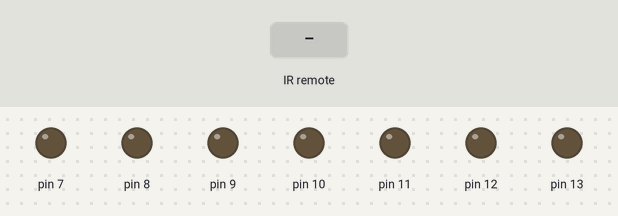
The sketch below on a simulated Arduino Uno, built with avr-gcc and run on an emulated ATmega328P. Parts: output pins drawn as LEDs (lit = HIGH). The inputs (shaded band) are chosen by the test bench.

Above: at 1.2 s.
1.3 s: infrared code 0xF377C5B7 received
At 2.5 s:
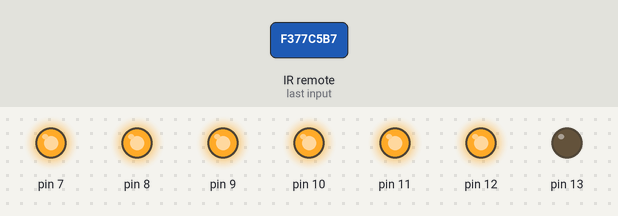
2.8 s: infrared code 0x305D6FF received
At 3.7 s:
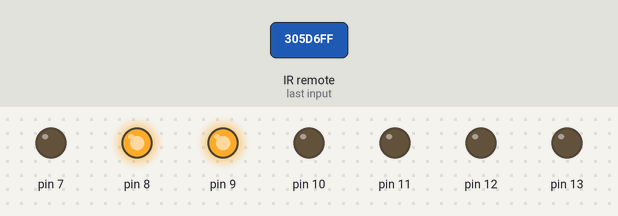
4.3 s: infrared code 0x8AB3679B received
At 4.9 s:
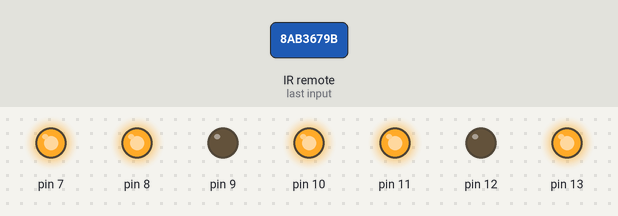
5.8 s: infrared code 0xFF9186B7 received
At 7.0 s:
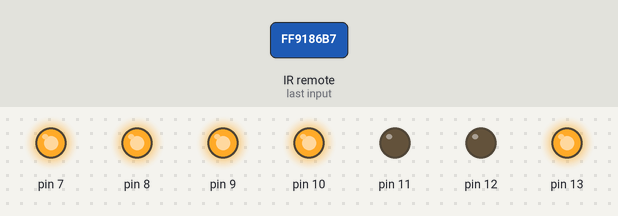
7.3 s: infrared code 0xA23C94BF received
At 8.3 s:
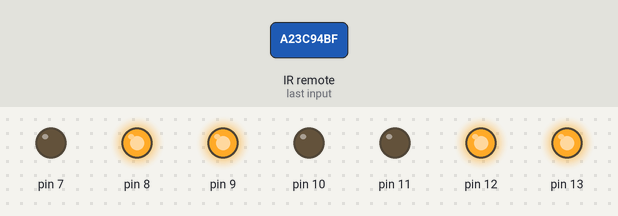
8.8 s: infrared code 0xE721C0DB received
At 9.5 s:
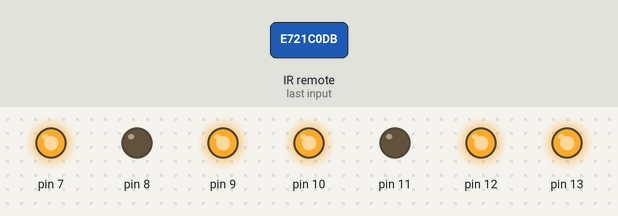
Timing chart, 0 to 11.3 s (numbered marks = the images above; inputs shaded):
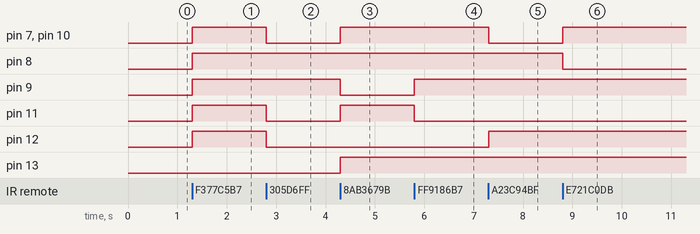

The sketch:

7_segment_IRremote.ino
```cpp
// (licence header left out)
#include <IRremote.h>

int RECV_PIN = A0;
IRrecv irrecv(RECV_PIN);
decode_results result;

void setup()
{
  irrecv.enableIRIn(); // Start the receiver
  for(int i=7;i<=13;i++)
    pinMode(i,OUTPUT);
}

void loop() {
  if (irrecv.decode(&result)) {

    switch (result.value)
  {
    case 0xF377C5B7: //0
    {
      for(int i=7;i<=12;i++)
        digitalWrite(i,1);
      digitalWrite(13,0);
      break;
    }
    case 0x305D6FF://1
    {
      digitalWrite(7,0);
      digitalWrite(8,1);
      digitalWrite(9,1);
      for(int i=10;i<=13;i++)
        digitalWrite(i,0);
      break;
    }
    case 0x8AB3679B://2
    {
      digitalWrite(7,1);
      digitalWrite(8,1);
      digitalWrite(13,1);
      digitalWrite(11,1);
      digitalWrite(10,1);
      digitalWrite(9,0);
      digitalWrite(12,0);
      break;
    }
    case 0xFF9186B7: //3
    {
      for(int i=7;i<=10;i++)
        digitalWrite(i,1);
      digitalWrite(13,1);
      digitalWrite(12,0);
      digitalWrite(11,0);
      break;
    }
    case 0xA23C94BF: //4
    {
      digitalWrite(8,1);
      digitalWrite(9,1);
      digitalWrite(12,1);
      digitalWrite(13,1);
      digitalWrite(7,0);
      digitalWrite(10,0);
      digitalWrite(11,0);
      break;
    }
    case 0xE721C0DB: //5
    {
      digitalWrite(7,1);
      digitalWrite(9,1);
      digitalWrite(10,1);
      digitalWrite(12,1);
      digitalWrite(13,1);
      digitalWrite(8,0);
      digitalWrite(11,0);
      break;
    }
    case 0xF0C41643: //6
    {
      for(int i=9;i<=12;i++)
        digitalWrite(i,1);
      digitalWrite(7,1);
      digitalWrite(13,1);
      digitalWrite(8,0);
      break;
    }
    case 0x86B0E697: //7
    {
      for(int i=7;i<=9;i++)
        digitalWrite(i,1);
      for(int i=10;i<=13;i++)
        digitalWrite(i,0);
      break;
    }
    case 0x9EF4941F://8
    {
      for(int i=7;i<=13;i++)
        digitalWrite(i,1);
      break;
    }
    case 0xA3C8EDDB://9
    {
      for(int i=7;i<=10;i++)
        digitalWrite(i,1);
      digitalWrite(12,1);
      digitalWrite(13,1);
      digitalWrite(11,0);
      break;
    }
  }

    irrecv.resume(); // Receive the next value
  }
  //delay(100);
}
```

Measured:
- after the input at 1.3 s, pin 7–12: LOW → HIGH at once
- after the input at 2.8 s, pin 7, pin 10–12: HIGH → LOW at once
- after the input at 4.3 s, pin 7, pin 10, pin 11, pin 13: LOW → HIGH at once; pin 9: HIGH → LOW at once
- after the input at 5.8 s, pin 9: LOW → HIGH at once; pin 11: HIGH → LOW at once
- after the input at 7.3 s, pin 7, pin 10: HIGH → LOW at once; pin 12: LOW → HIGH at once
- after the input at 8.8 s, pin 7, pin 10: LOW → HIGH at once; pin 8: HIGH → LOW at once
